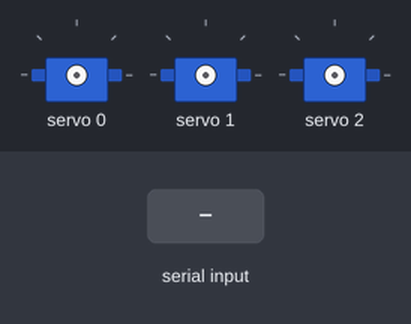
Simulated run of this sketch. Board: Arduino Uno, built with avr-gcc and run on an emulated ATmega328P. Parts: 3 × servo. The inputs (shaded band) are chosen by the test bench.

Above: at 1.2 s.
1.3 s: "r90\n" received over Serial
2.8 s: "r,45\n" received over Serial
At 4.0 s:
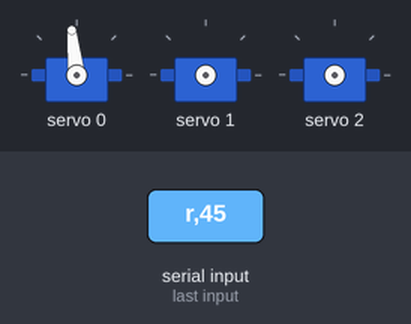
4.3 s: "y90\n" received over Serial
5.8 s: "y,45\n" received over Serial
At 6.5 s:
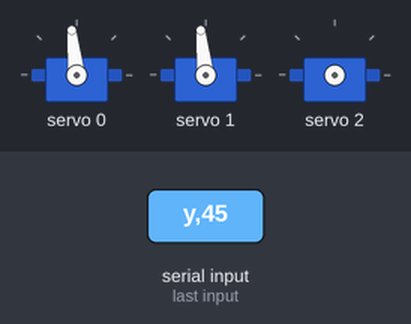
7.3 s: "g90\n" received over Serial
8.8 s: "g,45\n" received over Serial
At 10.0 s:
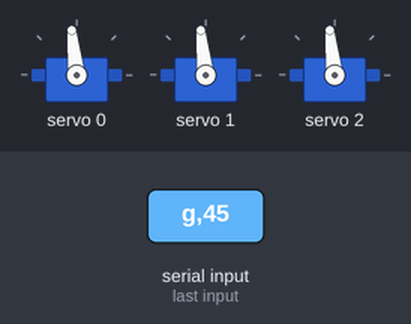
Timing chart, 0 to 11.3 s (numbered marks = the images above; inputs shaded):
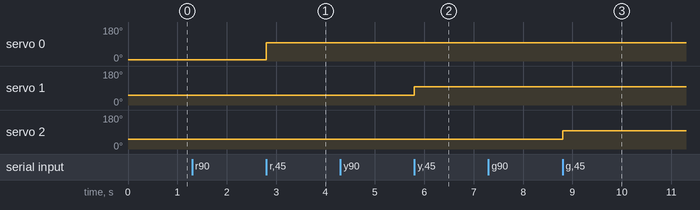

The sketch:

servoControllerTest2.ino
```cpp
//work with processing file named "serialtest3"

#include <Wire.h>
#include <Adafruit_PWMServoDriver.h>

// called this way, it uses the default address 0x40
Adafruit_PWMServoDriver pwm = Adafruit_PWMServoDriver();
// you can also call it with a different address you want
//Adafruit_PWMServoDriver pwm = Adafruit_PWMServoDriver(0x41);

// Depending on your servo make, the pulse width min and max may vary, you
// want these to be as small/large as possible without hitting the hard stop
// for max range. You'll have to tweak them as necessary to match the servos you
// have!
#define SERVOMIN  150 // this is the 'minimum' pulse length count (out of 4096)
#define SERVOMAX  600 // this is the 'maximum' pulse length count (out of 4096)

// our servo # counter
uint8_t servonum = 0;


//button pins
#define button_1_pin 5
#define button_2_pin 6
#define button_3_pin 7

int pulselength = 0;

void setup() {
  Serial.begin(9600);

  pwm.begin();
  pwm.setPWMFreq(60);  // Analog servos run at ~60 Hz updates

  pinMode(button_1_pin, INPUT);
  pinMode(button_2_pin, INPUT);
  pinMode(button_3_pin, INPUT);
}

void loop() {

  getSerialData();

}

void getSerialData(){
  static int v = 0;
  if (Serial.available()) {
    char ch = Serial.read();
    switch(ch) {
    case '0'...'9':
      v = v * 10 + ch - '0';
      break;

    case 'r':
      servonum = 0;
      pulselength = map(v, 0, 179, SERVOMIN, SERVOMAX);
      pwm.setPWM(servonum, 0, pulselength);
      v = 0;
      break;

    case 'y':
      servonum = 1;
      pulselength = map(v, 0, 179, SERVOMIN, SERVOMAX);
      pwm.setPWM(servonum, 0, pulselength);
      v = 0;
      break;

    case 'g':
      servonum = 2;
      pulselength = map(v, 0, 179, SERVOMIN, SERVOMAX);
      pwm.setPWM(servonum, 0, pulselength);
      v = 0;
      break;
    }
  }
}
```

Measured:
- after the input at 2.8 s, servo 0: 6° → 96° at once
- after the input at 5.8 s, servo 1: 51° → 96° at once
- after the input at 8.8 s, servo 2: 51° → 96° at once
